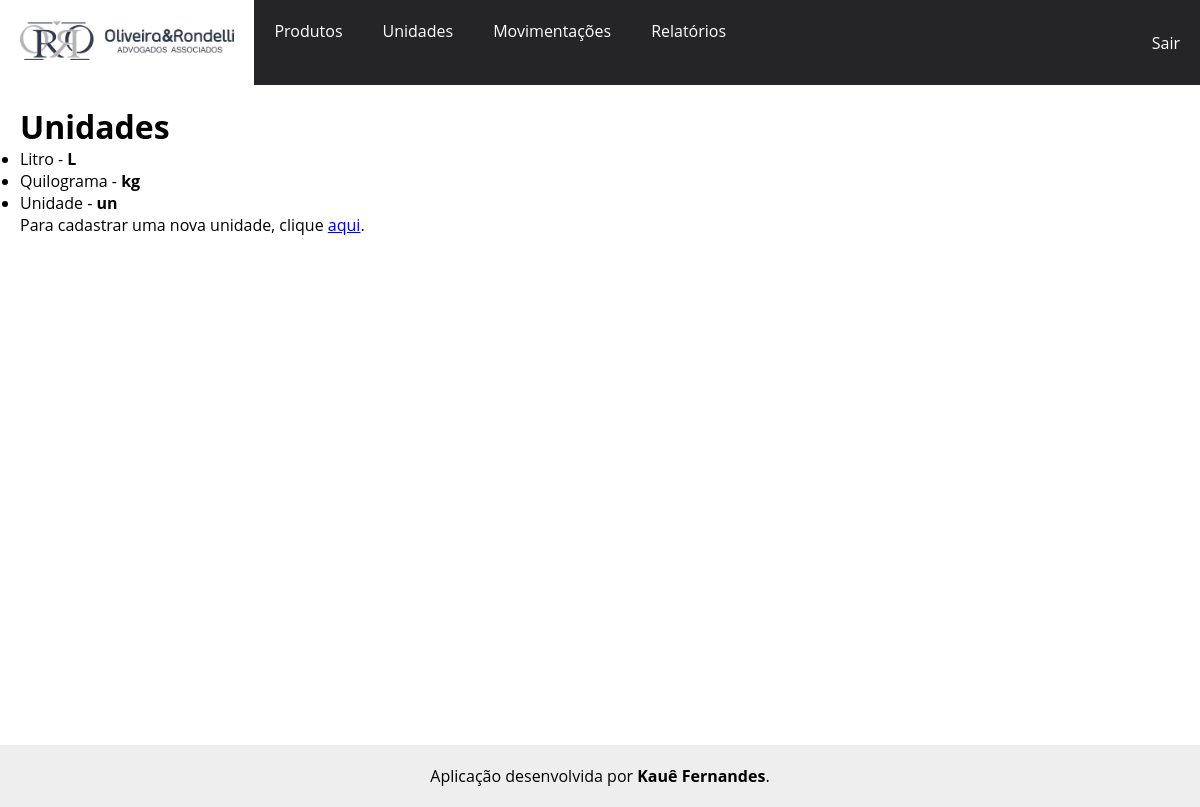
The page /produtos/unidades/ (signed in) on the database its author committed.
### produtos/models.py (models this page shows)
class Unidades(models.Model):
    uni_nome = models.CharField('Nome', max_length=10)                  # Nome da unidade
    uni_sigla = models.CharField('Sigla', max_length=5)                 # Sigla da unidade
    uni_data_adicionada = models.DateTimeField(auto_now_add=True)       # Data em que a unidade foi adicionada
    uni_data_modificado = models.DateTimeField(auto_now=True)           # Data em que a unidade foi modificada
    def __str__(self):
        return self.uni_nome
    class Meta:
        verbose_name = 'Unidade'
        verbose_name_plural = 'Unidades'
        ordering = ['-uni_nome']

### produtos/views.py (the view)
# urls.py: path('unidades/', views.lista_unidades, name = 'unidades'),                         # Caminho para a página das unidades
@login_required
def lista_unidades(request):
    unidades = Unidades.objects.order_by('uni_nome')
    context = {'unidades': unidades}
    return render(request, 'unidades/lista_unidades.html', context)

### produtos/templates/unidades/lista_unidades.html (shortened to what this page needs)
<!DOCTYPE html>
{% extends "core/base.html" %}
    {% block content %}
    <h1>Unidades</h1>
    <ul>
        {% for unidade in unidades %}
            <li>{{ unidade }} - <b>{{ unidade.uni_sigla }}</b></li>
        {% empty %}
            <li>Não existe produto cadastrado.</li>
        {% endfor %}
    </ul>
    <p>Para cadastrar uma nova unidade, clique <a href="{% url 'nova_unidade' %}">aqui</a>.</p>
    {% endblock content %}

### static/css/style.css (style rules this page uses)
* { margin: 0; padding: 0; box-sizing: border-box; font-family: 'Open Sans', sans-serif; }

### rows shown on the page
Unidades: uni_nome "Litro", uni_sigla "L"
Unidades: uni_nome "Quilograma", uni_sigla "kg"
Unidades: uni_nome "Unidade", uni_sigla "un"
